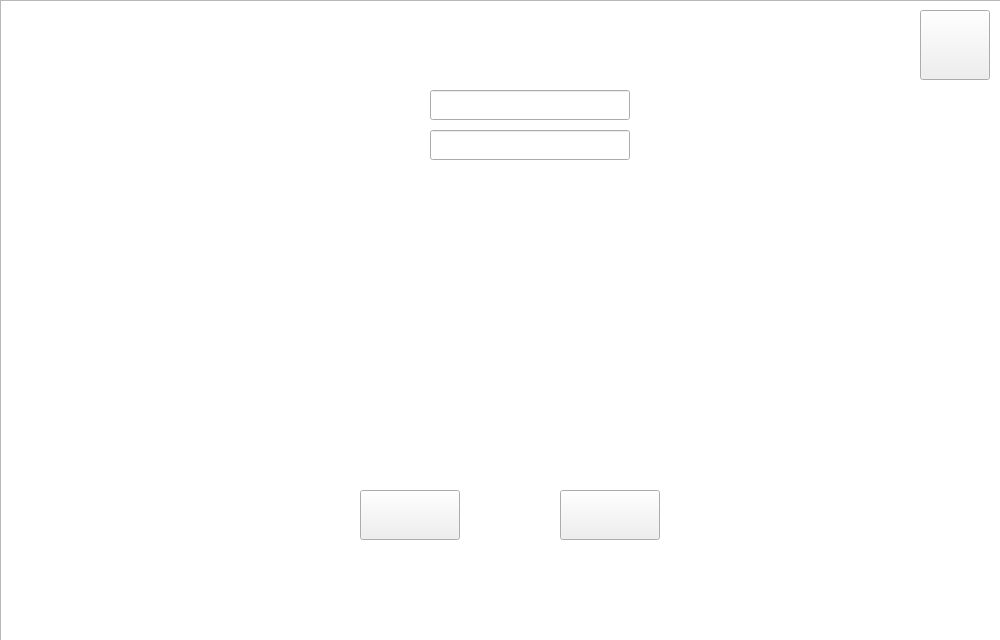
<?xml version="1.0" encoding="UTF-8"?>
<ui version="4.0">
 <class>LogLocationWidget</class>
 <widget class="QWidget" name="LogLocationWidget">
  <property name="geometry">
   <rect>
    <x>0</x>
    <y>0</y>
    <width>1000</width>
    <height>640</height>
   </rect>
  </property>
  <property name="minimumSize">
   <size>
    <width>1000</width>
    <height>640</height>
   </size>
  </property>
  <property name="maximumSize">
   <size>
    <width>1000</width>
    <height>640</height>
   </size>
  </property>
  <property name="windowTitle">
   <string>Form</string>
  </property>
  <widget class="QPushButton" name="PushButton_Login">
   <property name="geometry">
    <rect>
     <x>360</x>
     <y>490</y>
     <width>100</width>
     <height>50</height>
    </rect>
   </property>
   <property name="minimumSize">
    <size>
     <width>100</width>
     <height>50</height>
    </size>
   </property>
   <property name="maximumSize">
    <size>
     <width>100</width>
     <height>50</height>
    </size>
   </property>
   <property name="styleSheet">
    <string notr="true">border-image: url(:/resource/image/windows/Login .png);</string>
   </property>
   <property name="text">
    <string/>
   </property>
  </widget>
  <widget class="QPushButton" name="PushButton_Reg">
   <property name="geometry">
    <rect>
     <x>560</x>
     <y>490</y>
     <width>100</width>
     <height>50</height>
    </rect>
   </property>
   <property name="minimumSize">
    <size>
     <width>100</width>
     <height>50</height>
    </size>
   </property>
   <property name="maximumSize">
    <size>
     <width>100</width>
     <height>50</height>
    </size>
   </property>
   <property name="styleSheet">
    <string notr="true">border-image: url(:/resource/image/windows/Reg.png);</string>
   </property>
   <property name="text">
    <string/>
   </property>
  </widget>
  <widget class="QPushButton" name="PushButton_Back">
   <property name="geometry">
    <rect>
     <x>920</x>
     <y>10</y>
     <width>70</width>
     <height>70</height>
    </rect>
   </property>
   <property name="minimumSize">
    <size>
     <width>70</width>
     <height>70</height>
    </size>
   </property>
   <property name="maximumSize">
    <size>
     <width>70</width>
     <height>70</height>
    </size>
   </property>
   <property name="cursor">
    <cursorShape>PointingHandCursor</cursorShape>
   </property>
   <property name="styleSheet">
    <string notr="true">border-image: url(:/resource/image/windows/close.png);</string>
   </property>
   <property name="text">
    <string/>
   </property>
  </widget>
  <widget class="QLineEdit" name="LineEdit_LID">
   <property name="geometry">
    <rect>
     <x>430</x>
     <y>90</y>
     <width>200</width>
     <height>30</height>
    </rect>
   </property>
   <property name="minimumSize">
    <size>
     <width>200</width>
     <height>30</height>
    </size>
   </property>
   <property name="maximumSize">
    <size>
     <width>200</width>
     <height>30</height>
    </size>
   </property>
  </widget>
  <widget class="QLabel" name="Label_LID">
   <property name="geometry">
    <rect>
     <x>310</x>
     <y>90</y>
     <width>101</width>
     <height>31</height>
    </rect>
   </property>
   <property name="font">
    <font>
     <family>方正粗黑宋简体</family>
     <pointsize>15</pointsize>
     <weight>75</weight>
     <italic>false</italic>
     <bold>true</bold>
     <underline>false</underline>
     <strikeout>false</strikeout>
    </font>
   </property>
   <property name="styleSheet">
    <string notr="true">color:white;</string>
   </property>
   <property name="text">
    <string>账号:</string>
   </property>
  </widget>
  <widget class="QLabel" name="Label_LPassword">
   <property name="geometry">
    <rect>
     <x>310</x>
     <y>130</y>
     <width>91</width>
     <height>31</height>
    </rect>
   </property>
   <property name="font">
    <font>
     <family>方正粗黑宋简体</family>
     <pointsize>15</pointsize>
     <weight>75</weight>
     <bold>true</bold>
    </font>
   </property>
   <property name="styleSheet">
    <string notr="true">color:white;</string>
   </property>
   <property name="text">
    <string>密码：</string>
   </property>
  </widget>
  <widget class="QLineEdit" name="LineEdit_LPassword">
   <property name="geometry">
    <rect>
     <x>430</x>
     <y>130</y>
     <width>200</width>
     <height>30</height>
    </rect>
   </property>
   <property name="minimumSize">
    <size>
     <width>200</width>
     <height>30</height>
    </size>
   </property>
   <property name="maximumSize">
    <size>
     <width>200</width>
     <height>30</height>
    </size>
   </property>
  </widget>
  <widget class="QListView" name="listView">
   <property name="geometry">
    <rect>
     <x>0</x>
     <y>0</y>
     <width>1001</width>
     <height>641</height>
    </rect>
   </property>
   <property name="font">
    <font>
     <family>微软雅黑 Light</family>
     <pointsize>18</pointsize>
    </font>
   </property>
   <property name="styleSheet">
    <string notr="true">border-image: url(:/resource/image/windows/LW.jpg);</string>
   </property>
  </widget>
  <zorder>listView</zorder>
  <zorder>PushButton_Login</zorder>
  <zorder>PushButton_Reg</zorder>
  <zorder>PushButton_Back</zorder>
  <zorder>LineEdit_LID</zorder>
  <zorder>Label_LID</zorder>
  <zorder>Label_LPassword</zorder>
  <zorder>LineEdit_LPassword</zorder>
 </widget>
 <resources/>
 <connections/>
</ui>
